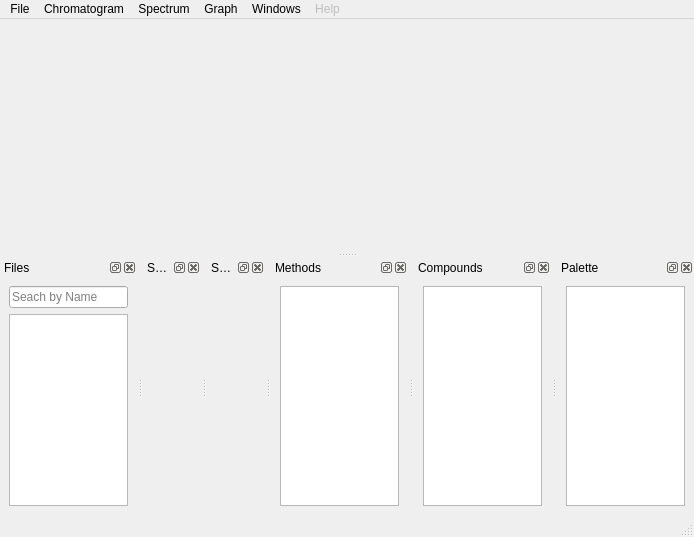
<?xml version="1.0" encoding="UTF-8"?>
<ui version="4.0">
 <class>MainWindow</class>
 <widget class="QMainWindow" name="MainWindow">
  <property name="geometry">
   <rect>
    <x>0</x>
    <y>0</y>
    <width>694</width>
    <height>537</height>
   </rect>
  </property>
  <property name="windowTitle">
   <string>Aston</string>
  </property>
  <widget class="QWidget" name="centralwidget">
   <layout class="QVBoxLayout" name="verticalLayout">
    <item>
     <layout class="QVBoxLayout" name="plotArea"/>
    </item>
   </layout>
  </widget>
  <widget class="QMenuBar" name="menubar">
   <property name="geometry">
    <rect>
     <x>0</x>
     <y>0</y>
     <width>694</width>
     <height>20</height>
    </rect>
   </property>
   <widget class="QMenu" name="menuFile">
    <property name="title">
     <string>File</string>
    </property>
    <widget class="QMenu" name="menuExport">
     <property name="title">
      <string>Export</string>
     </property>
     <addaction name="actionExportChromatogram"/>
     <addaction name="actionExportSpectra"/>
     <addaction name="actionExportSelectedItems"/>
    </widget>
    <widget class="QMenu" name="menuLoad">
     <property name="title">
      <string>Load</string>
     </property>
     <addaction name="loadPeakList"/>
    </widget>
    <addaction name="actionOpen"/>
    <addaction name="menuLoad"/>
    <addaction name="menuExport"/>
    <addaction name="separator"/>
    <addaction name="actionQuit"/>
   </widget>
   <widget class="QMenu" name="menuChromatogram">
    <property name="title">
     <string>Chromatogram</string>
    </property>
    <widget class="QMenu" name="menuIntegrand">
     <property name="title">
      <string>Integrand</string>
     </property>
     <addaction name="actionTop_Trace"/>
     <addaction name="actionTop_File_Vis_Traces"/>
     <addaction name="actionTop_File_All_Isotopic"/>
     <addaction name="actionTop_File_All_Traces"/>
    </widget>
    <addaction name="actionIntegrate"/>
    <addaction name="actionPeak_Finder"/>
    <addaction name="actionTwo_Pass_Peak_Find"/>
    <addaction name="actionIntegrator"/>
    <addaction name="menuIntegrand"/>
    <addaction name="separator"/>
    <addaction name="actionAutoAlignChromatogram"/>
    <addaction name="actionEditFilters"/>
    <addaction name="actionRevert"/>
   </widget>
   <widget class="QMenu" name="menuSpectrum">
    <property name="title">
     <string>Spectrum</string>
    </property>
    <widget class="QMenu" name="menuCurrent">
     <property name="title">
      <string>Current</string>
     </property>
     <addaction name="actionSpecMainDisp"/>
     <addaction name="actionSpecMainLabel"/>
     <addaction name="actionSpecMainSave"/>
    </widget>
    <widget class="QMenu" name="menuPrevious">
     <property name="title">
      <string>Previous</string>
     </property>
     <addaction name="actionSpecPrevDisp"/>
     <addaction name="actionSpecPrevLabel"/>
     <addaction name="actionSpecPrevSave"/>
    </widget>
    <widget class="QMenu" name="menuLibrary">
     <property name="title">
      <string>Library</string>
     </property>
     <addaction name="actionSpecLibDisp"/>
     <addaction name="actionSpecLibLabel"/>
    </widget>
    <addaction name="menuCurrent"/>
    <addaction name="menuPrevious"/>
    <addaction name="menuLibrary"/>
    <addaction name="separator"/>
    <addaction name="actionSearch_Database"/>
    <addaction name="actionSequence"/>
    <addaction name="actionStructure"/>
   </widget>
   <widget class="QMenu" name="menuHelp">
    <property name="enabled">
     <bool>false</bool>
    </property>
    <property name="title">
     <string>Help</string>
    </property>
   </widget>
   <widget class="QMenu" name="menuWindows">
    <property name="title">
     <string>Windows</string>
    </property>
    <addaction name="actionFiles"/>
    <addaction name="actionSettings"/>
    <addaction name="actionSpectra"/>
    <addaction name="actionMethods"/>
    <addaction name="actionCompounds"/>
   </widget>
   <widget class="QMenu" name="menuSettings">
    <property name="title">
     <string>Graph</string>
    </property>
    <widget class="QMenu" name="menuPeaks">
     <property name="enabled">
      <bool>false</bool>
     </property>
     <property name="title">
      <string>Peaks</string>
     </property>
     <addaction name="actionPeaksHide"/>
     <addaction name="actionPeaksShow"/>
     <addaction name="actionPeaksShowLabels"/>
    </widget>
    <widget class="QMenu" name="menuExtras">
     <property name="enabled">
      <bool>true</bool>
     </property>
     <property name="title">
      <string>Extras</string>
     </property>
     <addaction name="actionGraph_Peaks_Found"/>
     <addaction name="actionGraphFxnCollection"/>
     <addaction name="actionGraphFIA"/>
     <addaction name="actionGraphIRMS"/>
     <addaction name="actionGraphMSMS"/>
    </widget>
    <widget class="QMenu" name="menuAxes">
     <property name="title">
      <string>Axes</string>
     </property>
     <addaction name="actionGraphLogYAxis"/>
     <addaction name="actionGraphGrid"/>
    </widget>
    <addaction name="actionGraph_Style"/>
    <addaction name="actionLegend"/>
    <addaction name="actionColor_Scheme"/>
    <addaction name="menuAxes"/>
    <addaction name="menuPeaks"/>
    <addaction name="menuExtras"/>
   </widget>
   <addaction name="menuFile"/>
   <addaction name="menuChromatogram"/>
   <addaction name="menuSpectrum"/>
   <addaction name="menuSettings"/>
   <addaction name="menuWindows"/>
   <addaction name="menuHelp"/>
  </widget>
  <widget class="QStatusBar" name="statusbar"/>
  <widget class="QDockWidget" name="filesDockWidget">
   <property name="layoutDirection">
    <enum>Qt::LeftToRight</enum>
   </property>
   <property name="floating">
    <bool>false</bool>
   </property>
   <property name="windowTitle">
    <string>Files</string>
   </property>
   <attribute name="dockWidgetArea">
    <number>8</number>
   </attribute>
   <widget class="QWidget" name="dockWidgetContents">
    <layout class="QVBoxLayout" name="verticalLayout_4">
     <item>
      <widget class="QLineEdit" name="lineEdit">
       <property name="enabled">
        <bool>true</bool>
       </property>
       <property name="placeholderText">
        <string>Seach by Name</string>
       </property>
      </widget>
     </item>
     <item>
      <widget class="QTreeView" name="fileTreeView"/>
     </item>
    </layout>
   </widget>
  </widget>
  <widget class="QDockWidget" name="settingsDockWidget">
   <property name="windowTitle">
    <string>Settings</string>
   </property>
   <attribute name="dockWidgetArea">
    <number>8</number>
   </attribute>
   <widget class="QWidget" name="dockWidgetContents_3">
    <layout class="QHBoxLayout" name="horizontalLayout_4">
     <item>
      <layout class="QVBoxLayout" name="verticalLayout_settings"/>
     </item>
    </layout>
   </widget>
  </widget>
  <widget class="QDockWidget" name="spectraDockWidget">
   <property name="windowTitle">
    <string>Spectra</string>
   </property>
   <attribute name="dockWidgetArea">
    <number>8</number>
   </attribute>
   <widget class="QWidget" name="dockWidgetContents_5">
    <layout class="QHBoxLayout" name="horizontalLayout_3">
     <item>
      <layout class="QVBoxLayout" name="specArea"/>
     </item>
    </layout>
   </widget>
  </widget>
  <widget class="QDockWidget" name="methodDockWidget">
   <property name="enabled">
    <bool>true</bool>
   </property>
   <property name="windowTitle">
    <string>Methods</string>
   </property>
   <attribute name="dockWidgetArea">
    <number>8</number>
   </attribute>
   <widget class="QWidget" name="dockWidgetContents_2">
    <layout class="QVBoxLayout" name="verticalLayout_2">
     <item>
      <widget class="QTreeView" name="methodTreeView"/>
     </item>
    </layout>
   </widget>
  </widget>
  <widget class="QDockWidget" name="compoundDockWidget">
   <property name="windowTitle">
    <string>Compounds</string>
   </property>
   <attribute name="dockWidgetArea">
    <number>8</number>
   </attribute>
   <widget class="QWidget" name="dockWidgetContents_6">
    <layout class="QVBoxLayout" name="verticalLayout_3">
     <item>
      <widget class="QTreeView" name="compoundTreeView"/>
     </item>
    </layout>
   </widget>
  </widget>
  <widget class="QDockWidget" name="paletteDockWidget">
   <property name="floating">
    <bool>false</bool>
   </property>
   <property name="windowTitle">
    <string>Palette</string>
   </property>
   <attribute name="dockWidgetArea">
    <number>8</number>
   </attribute>
   <widget class="QWidget" name="dockWidgetContents_4">
    <layout class="QVBoxLayout" name="verticalLayout_5">
     <item>
      <widget class="QTreeView" name="paletteTreeView"/>
     </item>
    </layout>
   </widget>
  </widget>
  <action name="actionOpen">
   <property name="text">
    <string>Open Folder</string>
   </property>
  </action>
  <action name="actionExportChromatogram">
   <property name="text">
    <string>Visible Chromatogram</string>
   </property>
  </action>
  <action name="actionChromatogram_as_CSV">
   <property name="enabled">
    <bool>false</bool>
   </property>
   <property name="text">
    <string>Chromatogram as CSV</string>
   </property>
  </action>
  <action name="actionExportSpectra">
   <property name="text">
    <string>Visible Spectra</string>
   </property>
  </action>
  <action name="actionSpectra_as_CSV">
   <property name="enabled">
    <bool>false</bool>
   </property>
   <property name="text">
    <string>Spectra as CSV</string>
   </property>
  </action>
  <action name="actionExportSelectedItems">
   <property name="enabled">
    <bool>true</bool>
   </property>
   <property name="text">
    <string>Selected Items</string>
   </property>
  </action>
  <action name="actionQuit">
   <property name="text">
    <string>Quit</string>
   </property>
  </action>
  <action name="actionSearch_Database">
   <property name="enabled">
    <bool>false</bool>
   </property>
   <property name="text">
    <string>Search Database</string>
   </property>
  </action>
  <action name="actionSave_to_Database">
   <property name="enabled">
    <bool>false</bool>
   </property>
   <property name="text">
    <string>Save to Database</string>
   </property>
  </action>
  <action name="actionSequence">
   <property name="enabled">
    <bool>false</bool>
   </property>
   <property name="text">
    <string>Sequence</string>
   </property>
  </action>
  <action name="actionStructure">
   <property name="enabled">
    <bool>false</bool>
   </property>
   <property name="text">
    <string>Structure</string>
   </property>
  </action>
  <action name="actionCalculate_Info">
   <property name="text">
    <string>Calculate Info</string>
   </property>
  </action>
  <action name="actionAutoAlignChromatogram">
   <property name="enabled">
    <bool>false</bool>
   </property>
   <property name="text">
    <string>Auto-Align Chromatogram</string>
   </property>
  </action>
  <action name="actionSubtractAddChromatogram">
   <property name="enabled">
    <bool>false</bool>
   </property>
   <property name="text">
    <string>Subtract/Add Chromatogram</string>
   </property>
  </action>
  <action name="actionRevert">
   <property name="enabled">
    <bool>true</bool>
   </property>
   <property name="text">
    <string>Revert to Original</string>
   </property>
  </action>
  <action name="actionEditFilters">
   <property name="text">
    <string>Edit Filters...</string>
   </property>
  </action>
  <action name="actionSmoothChromatogram">
   <property name="text">
    <string>Smooth Chromatogram</string>
   </property>
  </action>
  <action name="actionAlign_Chromatogram">
   <property name="text">
    <string>Adjust Chromatogram</string>
   </property>
  </action>
  <action name="actionCalculate_Isotopic">
   <property name="enabled">
    <bool>false</bool>
   </property>
   <property name="text">
    <string>Calculate Isotopic</string>
   </property>
  </action>
  <action name="actionExport_Peak_List">
   <property name="enabled">
    <bool>false</bool>
   </property>
   <property name="text">
    <string>Export Peak List</string>
   </property>
  </action>
  <action name="actionIdentify">
   <property name="enabled">
    <bool>false</bool>
   </property>
   <property name="text">
    <string>Quick Identify</string>
   </property>
  </action>
  <action name="actionFiles">
   <property name="checkable">
    <bool>true</bool>
   </property>
   <property name="checked">
    <bool>true</bool>
   </property>
   <property name="text">
    <string>Files</string>
   </property>
  </action>
  <action name="actionSettings">
   <property name="checkable">
    <bool>true</bool>
   </property>
   <property name="checked">
    <bool>false</bool>
   </property>
   <property name="text">
    <string>Settings</string>
   </property>
  </action>
  <action name="actionPeaks">
   <property name="checkable">
    <bool>true</bool>
   </property>
   <property name="checked">
    <bool>true</bool>
   </property>
   <property name="text">
    <string>Peaks</string>
   </property>
  </action>
  <action name="actionSpectra">
   <property name="checkable">
    <bool>true</bool>
   </property>
   <property name="checked">
    <bool>true</bool>
   </property>
   <property name="text">
    <string>Spectra</string>
   </property>
  </action>
  <action name="actionMethods">
   <property name="checkable">
    <bool>true</bool>
   </property>
   <property name="enabled">
    <bool>true</bool>
   </property>
   <property name="text">
    <string>Methods</string>
   </property>
  </action>
  <action name="actionCompounds">
   <property name="checkable">
    <bool>true</bool>
   </property>
   <property name="enabled">
    <bool>true</bool>
   </property>
   <property name="text">
    <string>Compounds</string>
   </property>
  </action>
  <action name="actionAll_Items_as_CSV">
   <property name="text">
    <string>All Items as CSV</string>
   </property>
  </action>
  <action name="actionLegend">
   <property name="checkable">
    <bool>true</bool>
   </property>
   <property name="text">
    <string>Legend</string>
   </property>
  </action>
  <action name="actionIntegrateStatSlope">
   <property name="checkable">
    <bool>true</bool>
   </property>
   <property name="text">
    <string>Drop</string>
   </property>
  </action>
  <action name="actionIntegrateWavelet">
   <property name="checkable">
    <bool>true</bool>
   </property>
   <property name="checked">
    <bool>false</bool>
   </property>
   <property name="text">
    <string>LeastSquares</string>
   </property>
  </action>
  <action name="actionPeaksHide">
   <property name="checkable">
    <bool>true</bool>
   </property>
   <property name="text">
    <string>Hide</string>
   </property>
  </action>
  <action name="actionPeaksShow">
   <property name="checkable">
    <bool>true</bool>
   </property>
   <property name="text">
    <string>Show</string>
   </property>
  </action>
  <action name="actionPeaksShowLabels">
   <property name="enabled">
    <bool>false</bool>
   </property>
   <property name="text">
    <string>Show with Labels</string>
   </property>
  </action>
  <action name="actionGraphFxnCollection">
   <property name="checkable">
    <bool>true</bool>
   </property>
   <property name="text">
    <string>Fxn Collection</string>
   </property>
  </action>
  <action name="actionGraphMSMS">
   <property name="checkable">
    <bool>true</bool>
   </property>
   <property name="enabled">
    <bool>false</bool>
   </property>
   <property name="text">
    <string>MS-MS</string>
   </property>
  </action>
  <action name="actionIntegrateSimple">
   <property name="checkable">
    <bool>true</bool>
   </property>
   <property name="checked">
    <bool>true</bool>
   </property>
   <property name="enabled">
    <bool>true</bool>
   </property>
   <property name="text">
    <string>Simple</string>
   </property>
  </action>
  <action name="actionGraphIRMS">
   <property name="checkable">
    <bool>true</bool>
   </property>
   <property name="text">
    <string>Gas Pulse (IRMS)</string>
   </property>
  </action>
  <action name="actionFIA">
   <property name="checkable">
    <bool>true</bool>
   </property>
   <property name="text">
    <string>FIA</string>
   </property>
  </action>
  <action name="actionCopy_Settings_from_Other_DB">
   <property name="text">
    <string>Load Settings from DB</string>
   </property>
  </action>
  <action name="actionTop_Trace">
   <property name="checkable">
    <bool>true</bool>
   </property>
   <property name="checked">
    <bool>true</bool>
   </property>
   <property name="text">
    <string>Top Trace</string>
   </property>
  </action>
  <action name="actionTop_File_Vis_Traces">
   <property name="checkable">
    <bool>true</bool>
   </property>
   <property name="text">
    <string>Top File - Vis. Traces</string>
   </property>
  </action>
  <action name="actionTop_File_All_Traces">
   <property name="checkable">
    <bool>true</bool>
   </property>
   <property name="text">
    <string>Top File - All Traces</string>
   </property>
  </action>
  <action name="actionTop_File_All_Isotopic">
   <property name="checkable">
    <bool>true</bool>
   </property>
   <property name="text">
    <string>Top File - All (Isotopic)</string>
   </property>
  </action>
  <action name="actionSimple">
   <property name="checkable">
    <bool>true</bool>
   </property>
   <property name="checked">
    <bool>true</bool>
   </property>
   <property name="text">
    <string>Simple</string>
   </property>
  </action>
  <action name="actionWavelet">
   <property name="checkable">
    <bool>true</bool>
   </property>
   <property name="text">
    <string>Wavelet</string>
   </property>
  </action>
  <action name="actionStatistical_Slope">
   <property name="checkable">
    <bool>true</bool>
   </property>
   <property name="text">
    <string>StatSlope</string>
   </property>
  </action>
  <action name="actionEvent">
   <property name="checkable">
    <bool>true</bool>
   </property>
   <property name="text">
    <string>Event</string>
   </property>
  </action>
  <action name="actionGraphFIA">
   <property name="checkable">
    <bool>true</bool>
   </property>
   <property name="text">
    <string>Flow Injection</string>
   </property>
  </action>
  <action name="actionTwo_Pass_Peak_Find">
   <property name="checkable">
    <bool>true</bool>
   </property>
   <property name="enabled">
    <bool>false</bool>
   </property>
   <property name="text">
    <string>Two Pass Peak Find</string>
   </property>
  </action>
  <action name="actionIntegrate">
   <property name="text">
    <string>Integrate</string>
   </property>
  </action>
  <action name="action">
   <property name="text">
    <string/>
   </property>
  </action>
  <action name="actionColor_Scheme">
   <property name="text">
    <string>Color Scheme</string>
   </property>
  </action>
  <action name="actionPeak_Finder">
   <property name="text">
    <string>Peak Finder</string>
   </property>
  </action>
  <action name="actionIntegrator">
   <property name="text">
    <string>Integrator</string>
   </property>
  </action>
  <action name="actionGraph_Peaks_Found">
   <property name="checkable">
    <bool>true</bool>
   </property>
   <property name="text">
    <string>Peaks Found</string>
   </property>
  </action>
  <action name="actionGraph_Style">
   <property name="text">
    <string>Graph Style</string>
   </property>
  </action>
  <action name="actionSpecMainDisp">
   <property name="checkable">
    <bool>true</bool>
   </property>
   <property name="checked">
    <bool>true</bool>
   </property>
   <property name="text">
    <string>Display</string>
   </property>
  </action>
  <action name="actionSpecMainLabel">
   <property name="checkable">
    <bool>true</bool>
   </property>
   <property name="checked">
    <bool>true</bool>
   </property>
   <property name="text">
    <string>Label</string>
   </property>
  </action>
  <action name="actionSpecPrevDisp">
   <property name="checkable">
    <bool>true</bool>
   </property>
   <property name="text">
    <string>Display</string>
   </property>
  </action>
  <action name="actionSpecPrevLabel">
   <property name="checkable">
    <bool>true</bool>
   </property>
   <property name="text">
    <string>Label</string>
   </property>
  </action>
  <action name="actionSpecLibDisp">
   <property name="checkable">
    <bool>true</bool>
   </property>
   <property name="checked">
    <bool>true</bool>
   </property>
   <property name="text">
    <string>Display</string>
   </property>
  </action>
  <action name="actionSpecLibLabel">
   <property name="checkable">
    <bool>true</bool>
   </property>
   <property name="text">
    <string>Label</string>
   </property>
  </action>
  <action name="actionSpecMainSave">
   <property name="text">
    <string>Save</string>
   </property>
  </action>
  <action name="actionSpecPrevSave">
   <property name="text">
    <string>Save</string>
   </property>
  </action>
  <action name="actionGraphLogYAxis">
   <property name="checkable">
    <bool>true</bool>
   </property>
   <property name="text">
    <string>Log Y Axis</string>
   </property>
  </action>
  <action name="actionGraphGrid">
   <property name="checkable">
    <bool>true</bool>
   </property>
   <property name="checked">
    <bool>true</bool>
   </property>
   <property name="text">
    <string>Grid</string>
   </property>
  </action>
  <action name="loadPeakList">
   <property name="text">
    <string>Peak List</string>
   </property>
  </action>
  <action name="loadIsodatPeaks">
   <property name="text">
    <string>Isodat Results</string>
   </property>
  </action>
 </widget>
 <resources/>
 <connections/>
</ui>
